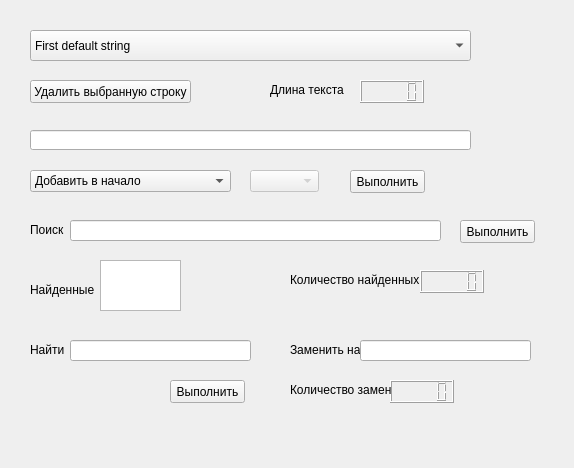
<?xml version="1.0" encoding="UTF-8"?>
<ui version="4.0">
 <class>TextClassTest</class>
 <widget class="QWidget" name="TextClassTest">
  <property name="geometry">
   <rect>
    <x>0</x>
    <y>0</y>
    <width>574</width>
    <height>468</height>
   </rect>
  </property>
  <property name="windowTitle">
   <string>Form</string>
  </property>
  <widget class="QComboBox" name="comboBoxText">
   <property name="geometry">
    <rect>
     <x>30</x>
     <y>30</y>
     <width>441</width>
     <height>31</height>
    </rect>
   </property>
   <item>
    <property name="text">
     <string>First default string</string>
    </property>
   </item>
   <item>
    <property name="text">
     <string>Second default string</string>
    </property>
   </item>
   <item>
    <property name="text">
     <string>Third default string</string>
    </property>
   </item>
  </widget>
  <widget class="QPushButton" name="pushButton">
   <property name="geometry">
    <rect>
     <x>30</x>
     <y>80</y>
     <width>161</width>
     <height>23</height>
    </rect>
   </property>
   <property name="text">
    <string>Удалить выбранную строку</string>
   </property>
  </widget>
  <widget class="QLineEdit" name="lineEditAddString">
   <property name="geometry">
    <rect>
     <x>30</x>
     <y>130</y>
     <width>441</width>
     <height>20</height>
    </rect>
   </property>
  </widget>
  <widget class="QComboBox" name="comboBoxAddIndex">
   <property name="enabled">
    <bool>false</bool>
   </property>
   <property name="geometry">
    <rect>
     <x>250</x>
     <y>170</y>
     <width>69</width>
     <height>22</height>
    </rect>
   </property>
  </widget>
  <widget class="QComboBox" name="comboBoxAddString">
   <property name="geometry">
    <rect>
     <x>30</x>
     <y>170</y>
     <width>201</width>
     <height>22</height>
    </rect>
   </property>
   <item>
    <property name="text">
     <string>Добавить в начало</string>
    </property>
   </item>
   <item>
    <property name="text">
     <string>Добавить в конец</string>
    </property>
   </item>
   <item>
    <property name="text">
     <string>Добавить по индексу</string>
    </property>
   </item>
  </widget>
  <widget class="QLineEdit" name="lineEdit_find">
   <property name="geometry">
    <rect>
     <x>70</x>
     <y>220</y>
     <width>371</width>
     <height>21</height>
    </rect>
   </property>
  </widget>
  <widget class="QLCDNumber" name="lcdNumber_found">
   <property name="geometry">
    <rect>
     <x>420</x>
     <y>270</y>
     <width>64</width>
     <height>23</height>
    </rect>
   </property>
  </widget>
  <widget class="QTextBrowser" name="textBrowser_found">
   <property name="enabled">
    <bool>true</bool>
   </property>
   <property name="geometry">
    <rect>
     <x>100</x>
     <y>260</y>
     <width>81</width>
     <height>51</height>
    </rect>
   </property>
  </widget>
  <widget class="QLabel" name="label_6">
   <property name="geometry">
    <rect>
     <x>290</x>
     <y>330</y>
     <width>71</width>
     <height>41</height>
    </rect>
   </property>
   <property name="text">
    <string>&lt;html&gt;&lt;head/&gt;&lt;body&gt;&lt;p&gt;Заменить на&lt;/p&gt;&lt;/body&gt;&lt;/html&gt;</string>
   </property>
  </widget>
  <widget class="QLabel" name="label_12">
   <property name="geometry">
    <rect>
     <x>290</x>
     <y>260</y>
     <width>131</width>
     <height>41</height>
    </rect>
   </property>
   <property name="text">
    <string>&lt;html&gt;&lt;head/&gt;&lt;body&gt;&lt;p&gt;Количество найденных&lt;/p&gt;&lt;/body&gt;&lt;/html&gt;</string>
   </property>
  </widget>
  <widget class="QLineEdit" name="lineEdit_place">
   <property name="geometry">
    <rect>
     <x>360</x>
     <y>340</y>
     <width>171</width>
     <height>21</height>
    </rect>
   </property>
  </widget>
  <widget class="QLineEdit" name="lineEdit_find_2">
   <property name="geometry">
    <rect>
     <x>70</x>
     <y>340</y>
     <width>181</width>
     <height>21</height>
    </rect>
   </property>
  </widget>
  <widget class="QPushButton" name="pushButton_replace">
   <property name="geometry">
    <rect>
     <x>170</x>
     <y>380</y>
     <width>75</width>
     <height>23</height>
    </rect>
   </property>
   <property name="text">
    <string>Выполнить</string>
   </property>
  </widget>
  <widget class="QLCDNumber" name="lcdNumber_replacements">
   <property name="geometry">
    <rect>
     <x>390</x>
     <y>380</y>
     <width>64</width>
     <height>23</height>
    </rect>
   </property>
  </widget>
  <widget class="QLabel" name="label_3">
   <property name="geometry">
    <rect>
     <x>30</x>
     <y>210</y>
     <width>41</width>
     <height>41</height>
    </rect>
   </property>
   <property name="text">
    <string>&lt;html&gt;&lt;head/&gt;&lt;body&gt;&lt;p&gt;Поиск&lt;/p&gt;&lt;/body&gt;&lt;/html&gt;</string>
   </property>
  </widget>
  <widget class="QLabel" name="label_4">
   <property name="geometry">
    <rect>
     <x>30</x>
     <y>270</y>
     <width>71</width>
     <height>41</height>
    </rect>
   </property>
   <property name="text">
    <string>&lt;html&gt;&lt;head/&gt;&lt;body&gt;&lt;p&gt;Найденные&lt;/p&gt;&lt;/body&gt;&lt;/html&gt;</string>
   </property>
  </widget>
  <widget class="QLabel" name="label_5">
   <property name="geometry">
    <rect>
     <x>30</x>
     <y>330</y>
     <width>91</width>
     <height>41</height>
    </rect>
   </property>
   <property name="text">
    <string>&lt;html&gt;&lt;head/&gt;&lt;body&gt;&lt;p&gt;Найти&lt;/p&gt;&lt;/body&gt;&lt;/html&gt;</string>
   </property>
  </widget>
  <widget class="QPushButton" name="pushButton_find">
   <property name="geometry">
    <rect>
     <x>460</x>
     <y>220</y>
     <width>75</width>
     <height>23</height>
    </rect>
   </property>
   <property name="text">
    <string>Выполнить</string>
   </property>
  </widget>
  <widget class="QLabel" name="label_9">
   <property name="geometry">
    <rect>
     <x>290</x>
     <y>370</y>
     <width>101</width>
     <height>41</height>
    </rect>
   </property>
   <property name="text">
    <string>&lt;html&gt;&lt;head/&gt;&lt;body&gt;&lt;p&gt;Количество замен&lt;/p&gt;&lt;/body&gt;&lt;/html&gt;</string>
   </property>
  </widget>
  <widget class="QPushButton" name="pushButton_addString">
   <property name="geometry">
    <rect>
     <x>350</x>
     <y>170</y>
     <width>75</width>
     <height>23</height>
    </rect>
   </property>
   <property name="text">
    <string>Выполнить</string>
   </property>
  </widget>
  <widget class="QLabel" name="label_11">
   <property name="geometry">
    <rect>
     <x>270</x>
     <y>70</y>
     <width>111</width>
     <height>41</height>
    </rect>
   </property>
   <property name="text">
    <string>&lt;html&gt;&lt;head/&gt;&lt;body&gt;&lt;p&gt;Длина текста&lt;/p&gt;&lt;/body&gt;&lt;/html&gt;</string>
   </property>
  </widget>
  <widget class="QLCDNumber" name="lcdNumber_strSize">
   <property name="geometry">
    <rect>
     <x>360</x>
     <y>80</y>
     <width>64</width>
     <height>23</height>
    </rect>
   </property>
  </widget>
 </widget>
 <resources/>
 <connections/>
</ui>
